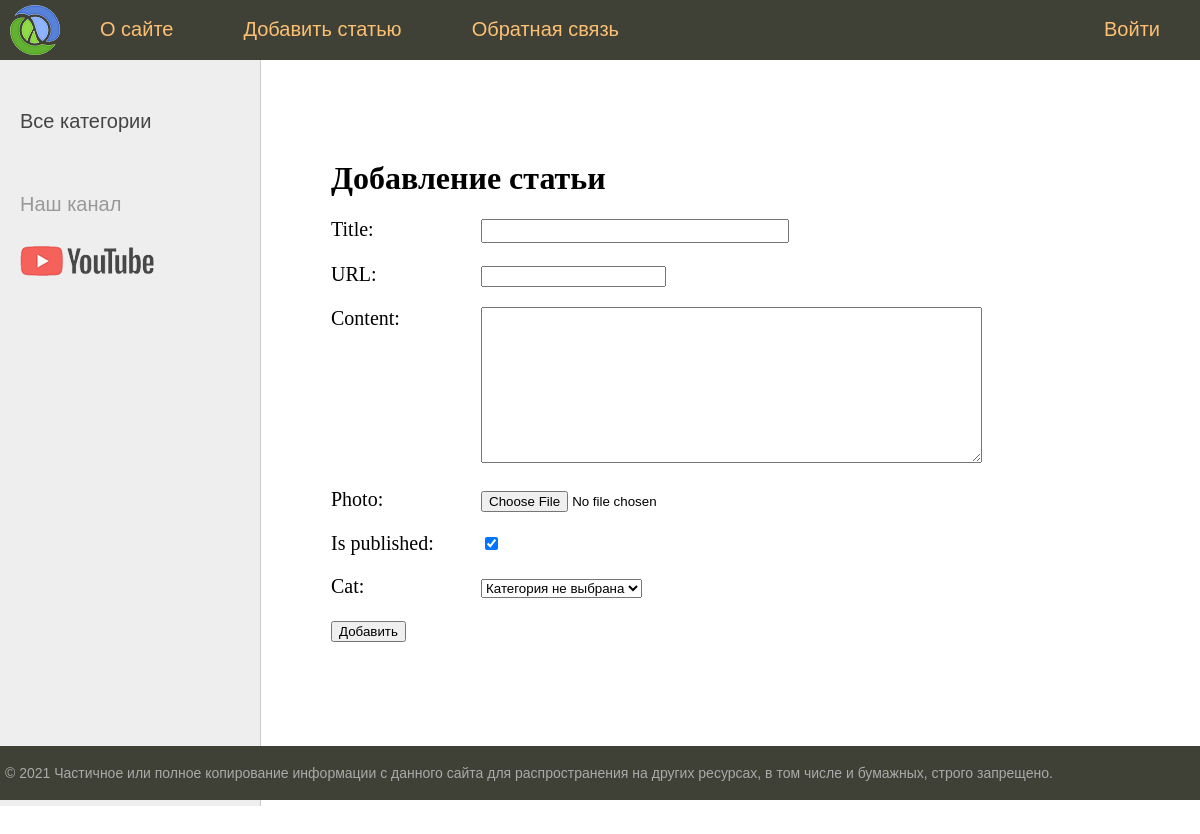
The app's page /addpage/, older data.
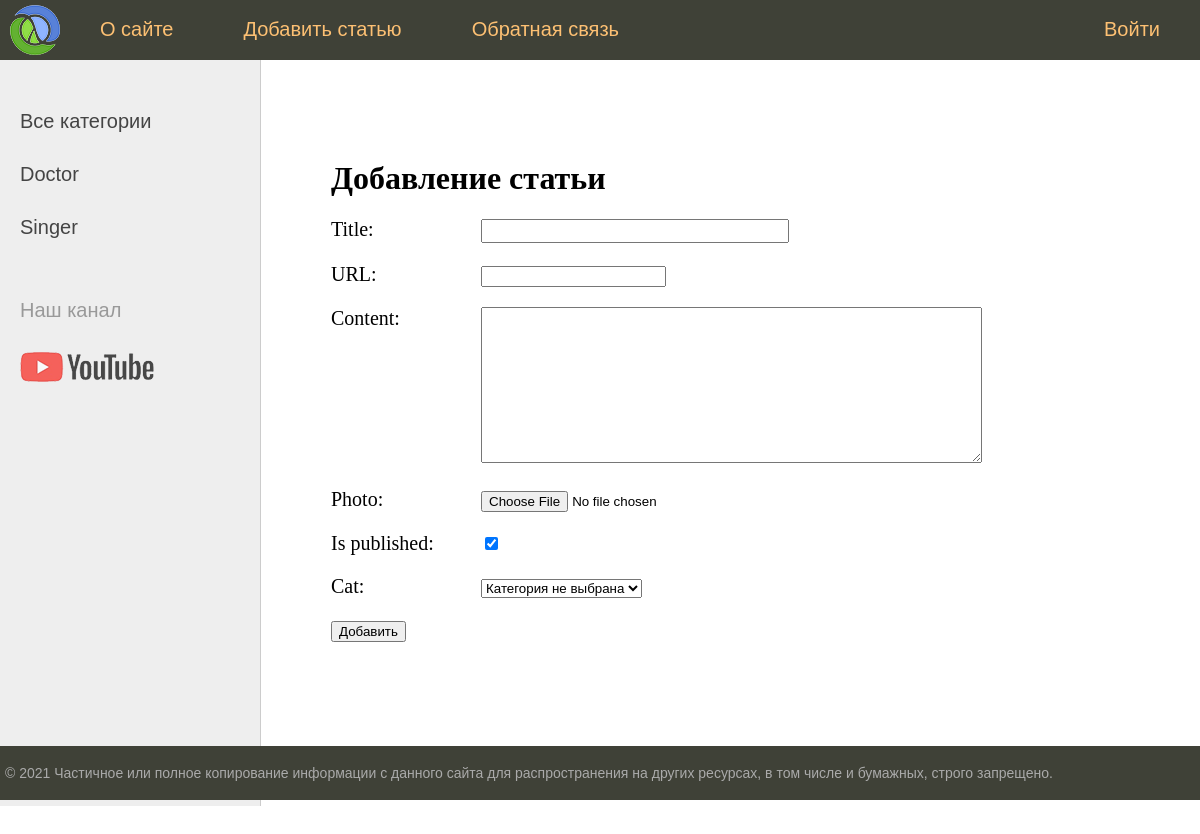
The same page, newer data.
### women/models.py (models this page shows)
class Category(models.Model):
    name = models.CharField(max_length=100, db_index=True)
    slug = models.SlugField(max_length=255, unique=True, db_index=True, verbose_name="URL")
    def get_absolute_url(self):
        return reverse('category', kwargs={'cat_id': self.pk})
    def __str__(self):
        return self.name
    class Meta:
        verbose_name = "Categorie"
        ordering = ['id', 'name']

### women/views.py (the view)
# urls.py: path('addpage/', addpage, name='add_page'),
def addpage(request):
    if request.method == 'POST':
        form = AddPostForm(request.POST, request.FILES)
        if form.is_valid():
            form.save()
            return redirect('home')
    else:
        form = AddPostForm()
    return render(request, 'women/addpage.html', {'form': form ,'menu':menu, 'title': "Добавление статьи"})

### women/forms.py (shortened to what this page needs)
class AddPostForm(forms.ModelForm):
    def __init__(self, *args, **kwargs):
        super().__init__(*args, **kwargs)
        self.fields['cat'].empty_label = "Категория не выбрана"
    class Meta:
        model = Women
        fields = ['title', 'slug', 'content', 'photo', 'is_published', 'cat']
        widgets = {
            'title': forms.TextInput(attrs={'class': 'form-input'}),
            'content': forms.Textarea(attrs={'cols': 60, 'rows': 10}),
        }

### women/templatetags/women_tags.py (called while the page is built)
@register.inclusion_tag('women/list_categories.html')
def show_categories(sort=None, cat_selected=0):
    if not sort:
        cats = Category.objects.all()
    else:
        cats = Category.objects.order_by(sort)
    return {'cats': cats, "cat_selected": cat_selected}

### women/templates/women/addpage.html (shortened to what this page needs)
{% extends 'women/base.html' %}
{% block content %}
<h1>{{title}}</h1>
<form action="{% url 'add_page' %}" method="post" enctype="multipart/form-data">
{% for f in form %}
    <p><label class="form-label" for="{{ f.id_for_label }}">{{f.label}}: </label>{{ f }}</p>
{% endfor %}
    <button type="submit">Добавить</button>
</form>
{% endblock %}

### women/templates/women/list_categories.html
{% for c in cats %}
	{% if c.pk == cat_selected %}
		<li class="selected">{{c.name}}</li>
	{% else %}
		<li><a href="{{ c.get_absolute_url }}">{{c.name}}</a></li>
	{% endif %}
{% endfor %}

Row changes from the older to the newer data that the page shows:
added Category: name "Doctor"
added Category: name "Singer"
